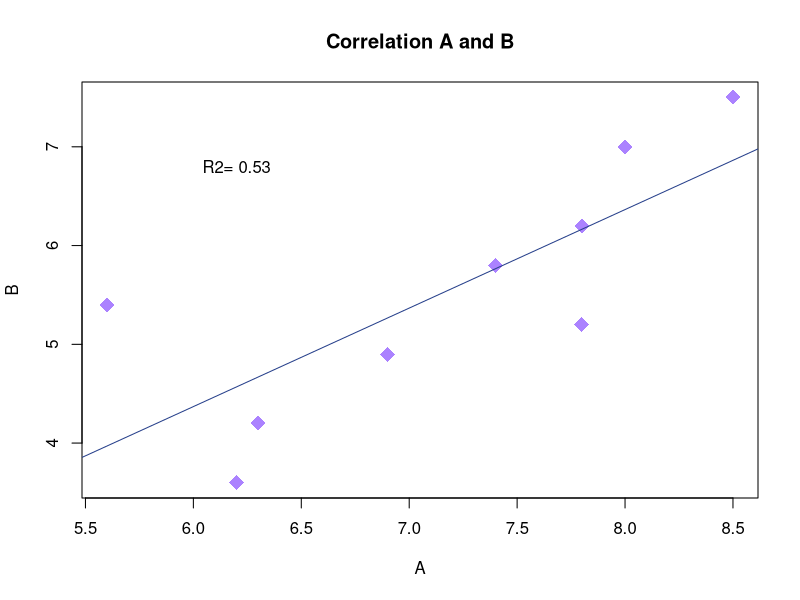

Generate this figure with R:
#This project was based on a lesson on regression in the plural sight learning platform 
#with my own modifications added to it. The goal of this project is to understand how given 
#numerical vectors, we can create a scatter plot in base R and use regression to find the 
#relatedness between the 2 data sets, which is a common tool used in data analysis


#create a scatterplot, find the regression function of the scatter plot, plot the line

#create two vectors for x and y 
x<- c(7.8, 5.6,6.2,6.3,6.9,7.4,7.8,8.0,8.5)
y<- c(5.2,5.4,3.6,4.2,4.9, 5.8,6.2,7.0,7.5)

#now plot our x and y 
#creating a linear function which tells R to create a scatterplot 
#that is what the y and little symbol x means
plot(y~x,
     pch=18, #controls the shape/symbol of our dots
     cex=2, #controls the size of our dots
     col="mediumpurple1", #colour code found online for R
     xlab="A", ylab="B",
     main="Correlation A and B"
)

#find the A B regression line 
abline(lm(y~x), col="royalblue4")  #regression line (y~x)
#add R squared value as a label to the graph,, but first need to run linear model to find out what the R squared value is before we can run the next line of code
r<- lm(y~x) #linear model of y and x
summary(r) #gives us a summar in the console of our adjusted R squared value

#now to add R squared value as label to graph can run this next code by inputting the adjusted R squared value
#text(x= y= lets us specify the coordinate we want the lab to be)
text(x=6.2, y=6.8, labels="R2= 0.53")
